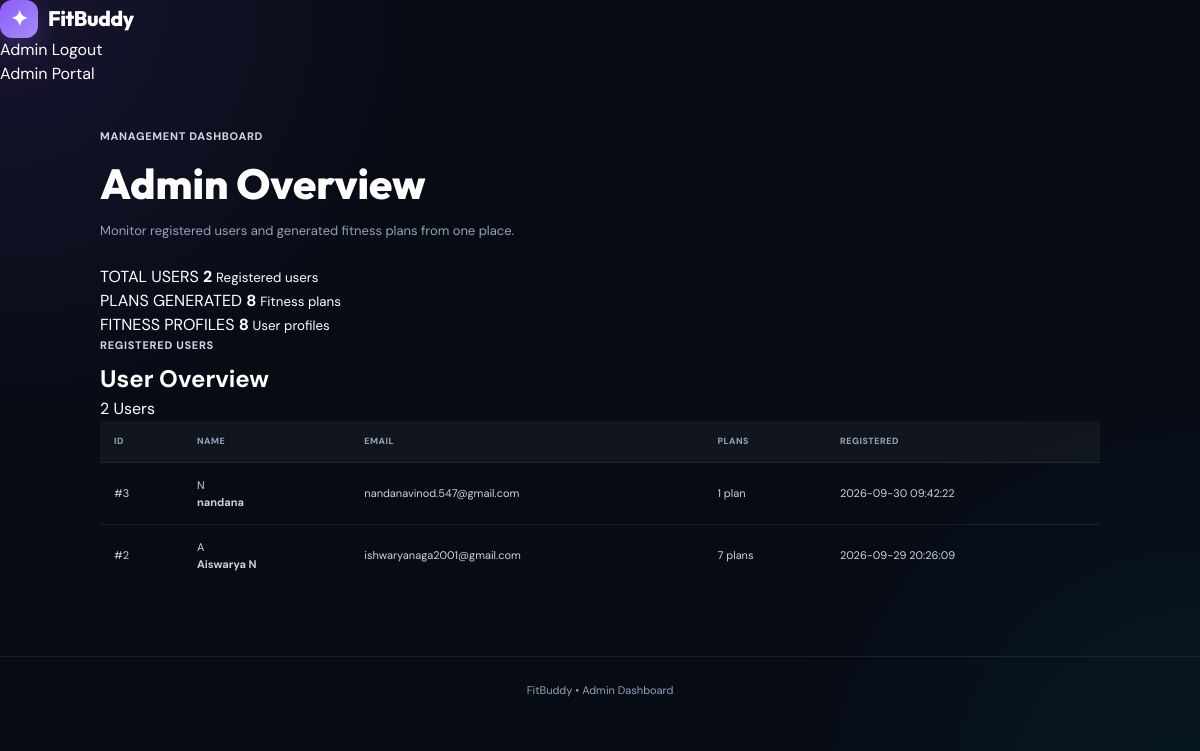
The page /admin (signed in) on the database its author committed.
### tables this page shows
CREATE TABLE users (
        id INTEGER PRIMARY KEY AUTOINCREMENT,
        name TEXT NOT NULL,
        email TEXT UNIQUE NOT NULL,
        password TEXT NOT NULL,
        role TEXT NOT NULL DEFAULT 'user',
        created_at TEXT NOT NULL
    );

### app.py (the view, shortened to what this page needs)
@app.route("/admin")
def admin():
    if "user_id" not in session:
        return redirect(
            url_for("admin_login")
        )
    conn = get_db()
    total_users = conn.execute(
        """
        SELECT COUNT(*) AS count

        FROM users

        WHERE role = 'user'
        """
    ).fetchone()["count"]
    total_plans = conn.execute(
        """
        SELECT COUNT(*) AS count

        FROM plans
        """
    ).fetchone()["count"]
    total_profiles = conn.execute(
        """
        SELECT COUNT(*) AS count

        FROM fitness_profiles
        """
    ).fetchone()["count"]
    users = conn.execute(
        """
        SELECT

            users.id,

            users.name,

            users.email,

            users.created_at,

            COUNT(plans.id)
            AS plan_count

        FROM users

        LEFT JOIN plans

        ON users.id = plans.user_id

        WHERE users.role = 'user'

        GROUP BY users.id

        ORDER BY users.id DESC
        """
    ).fetchall()
    conn.close()
    return render_template(
        "admin.html",
        users=users,
        total_users=total_users,
        total_plans=total_plans,
        total_profiles=total_profiles
    )

### app.py (called while the page is built)
def get_db():
    conn = sqlite3.connect(DATABASE)
    conn.row_factory = sqlite3.Row
    return conn

### templates/admin.html (shortened to what this page needs)
<!DOCTYPE html>
<html lang="en">
<head>
    <link
        rel="stylesheet"
        href="{{ url_for('static', filename='css/style.css') }}"
    >
</head>
<body class="history-page">
<div class="app-shell">
    <nav class="navbar">
        <a href="{{ url_for('admin') }}" class="brand">
            <span class="brand-icon">✦</span>
            <span>
                Fit<span>Buddy</span>
            </span>
        </a>
        <div class="nav-links">
            <a href="{{ url_for('admin') }}" class="active">
                Admin
            </a>
            <a href="{{ url_for('logout') }}">
                Logout
            </a>
        </div>
        <div class="nav-status">
            Admin Portal
        </div>
    </nav>
    <main>
        <section class="page-header">
            <span class="mini-label">
                MANAGEMENT DASHBOARD
            </span>
            <h1>
                Admin Overview
            </h1>
            <p>
                Monitor registered users and generated
                fitness plans from one place.
            </p>
        </section>
        <section class="stats-grid">
            <div class="stat-card">
                <span>
                    TOTAL USERS
                </span>
                <strong>
                    {{ total_users }}
                </strong>
                <small>
                    Registered users
                </small>
            </div>
            <div class="stat-card">
                <span>
                    PLANS GENERATED
                </span>
                <strong>
                    {{ total_plans }}
                </strong>
                <small>
                    Fitness plans
                </small>
            </div>
            <div class="stat-card">
                <span>
                    FITNESS PROFILES
                </span>
                <strong>
                    {{ total_profiles }}
                </strong>
                <small>
                    User profiles
                </small>
            </div>
        </section>
        <section class="admin-card">
            <div class="admin-card-header">
                <div>
                    <span class="mini-label">
                        REGISTERED USERS
                    </span>
                    <h2>
                        User Overview
                    </h2>
                </div>
                <span class="admin-count">
                    {{ total_users }} Users
                </span>
            </div>
            <div class="table-wrapper">
                <table class="admin-table">
                    <thead>
                        <tr>
                            <th>ID</th>
                            <th>Name</th>
                            <th>Email</th>
                            <th>Plans</th>
                            <th>Registered</th>
                        </tr>
                    </thead>
                    <tbody>
                        {% for user in users %}
                        <tr>
                            <td>
                                <span class="user-id">
                                    #{{ user["id"] }}
                                </span>
                            </td>
                            <td>
                                <div class="user-name-cell">
                                    <div class="user-avatar">
                                        {{ user["name"][0]|upper }}
                                    </div>
                                    <strong>
                                        {{ user["name"] }}
                                    </strong>
                                </div>
                            </td>
                            <td>
                                <span class="user-email">
                                    {{ user["email"] }}
                                </span>
                            </td>
                            <td>
                                <span class="plan-badge">
                                    {{ user["plan_count"] }}
                                    plan{% if user["plan_count"] != 1 %}s{% endif %}
                                </span>
                            </td>
                            <td>
                                <span class="created-date">
                                    {{ user["created_at"] }}
                                </span>
                            </td>
                        </tr>
                        {% endfor %}
                    </tbody>
                </table>
            </div>
        </section>
    </main>
    <footer class="footer">
        <span>
            FitBuddy
        </span>
        <span>
            •
        </span>
        <span>
            Admin Dashboard
        </span>
    </footer>
</div>
</body>
</html>

### static/css/style.css (style rules this page uses)
:root { --primary: #8b5cf6; --primary-dark: #6d28d9; --secondary: #22c55e; --accent: #06b6d4; --bg: #070b14; --bg-soft: #0b1120; --card: rgba(17, 24, 39, 0.82); --card-solid: #111827; --text: #ffffff; --text-soft: #cbd5e1; --text-muted: #94a3b8; --border: rgba(255, 255, 255, 0.08); --border-strong: rgba(255, 255, 255, 0.15); --danger: #ef4444; --warning: #f59e0b; --radius: 18px; --radius-sm: 12px; --shadow: 0 20px 60px rgba(0, 0, 0, 0.35); --transition: 0.25s ease; }
* { margin: 0; padding: 0; box-sizing: border-box; }
html { scroll-behavior: smooth; }
body { min-height: 100vh; background: radial-gradient( circle at top left, rgba(139, 92, 246, 0.12), transparent 30% ), radial-gradient( circle at bottom right, rgba(6, 182, 212, 0.08), transparent 30% ), var(--bg); color: var(--text); font-family: "DM Sans", sans-serif; line-height: 1.5; }
a { color: inherit; text-decoration: none; }
.brand { display: inline-flex; align-items: center; gap: 10px; font-family: "Outfit", sans-serif; font-size: 21px; font-weight: 800; letter-spacing: -0.4px; }
.brand-icon { width: 38px; height: 38px; display: flex; align-items: center; justify-content: center; border-radius: 12px; background: linear-gradient( 135deg, var(--primary), #a78bfa ); box-shadow: 0 10px 25px rgba(139, 92, 246, 0.3); }
.mini-label { display: block; margin-bottom: 7px; color: var(--text-soft); font-size: 11px; font-weight: 800; text-transform: uppercase; letter-spacing: 0.7px; }
.page-header { margin-bottom: 25px; }
.page-header h1 { font-family: "Outfit", sans-serif; font-size: clamp(28px, 4vw, 42px); font-weight: 800; }
.page-header p { margin-top: 6px; color: var(--text-muted); font-size: 13px; }
.footer { padding: 25px 20px; border-top: 1px solid var(--border); color: var(--text-muted); text-align: center; font-size: 11px; }
.history-page { min-height: 100vh; }
.history-page main { width: min(1000px, calc(100% - 40px)); margin: auto; padding: 42px 0 70px; }
.admin-table { width: 100%; min-width: 850px; border-collapse: collapse; }
.admin-table th { padding: 14px; border-bottom: 1px solid var(--border); color: var(--text-muted); background: rgba(255, 255, 255, 0.02); font-size: 9px; font-weight: 800; text-align: left; text-transform: uppercase; letter-spacing: 0.5px; }
.admin-table td { padding: 14px; border-bottom: 1px solid var(--border); color: var(--text-soft); font-size: 11px; }
.admin-table tbody tr:last-child td { border-bottom: none; }
table { width: 100%; }
thead { background: rgba(255, 255, 255, 0.02); }
th { color: var(--text-muted); font-size: 10px; font-weight: 800; }
td { color: var(--text-soft); font-size: 12px; }

### rows shown on the page
users: id "3", name "N", name "nandana", email "nandanavinod.547@gmail.com", plan_count "1", created_at "2026-09-30 09:42:22"
users: id "2", name "A", name "Aiswarya N", email "ishwaryanaga2001@gmail.com", plan_count "7", created_at "2026-09-29 20:26:09"

### other values the page prints
{{ total_users }} "2"
{{ total_plans }} "8"
{{ total_profiles }} "8"
